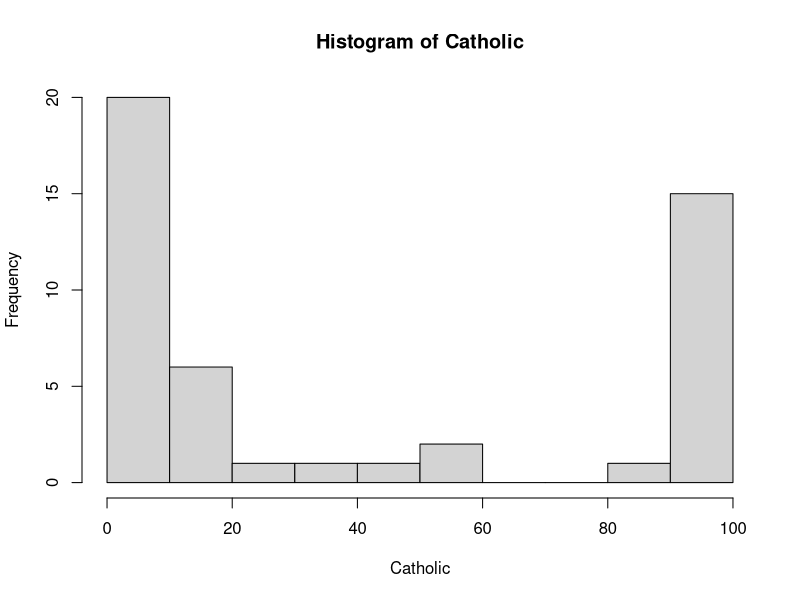
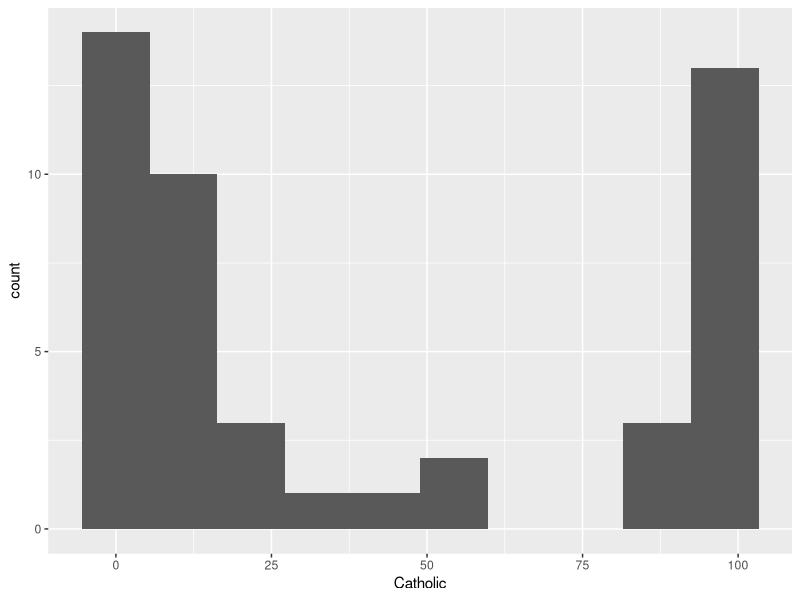
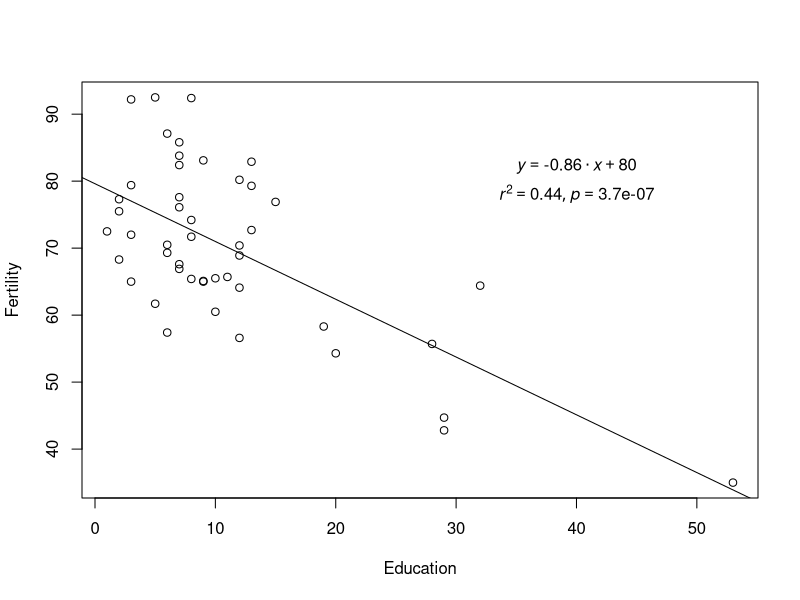
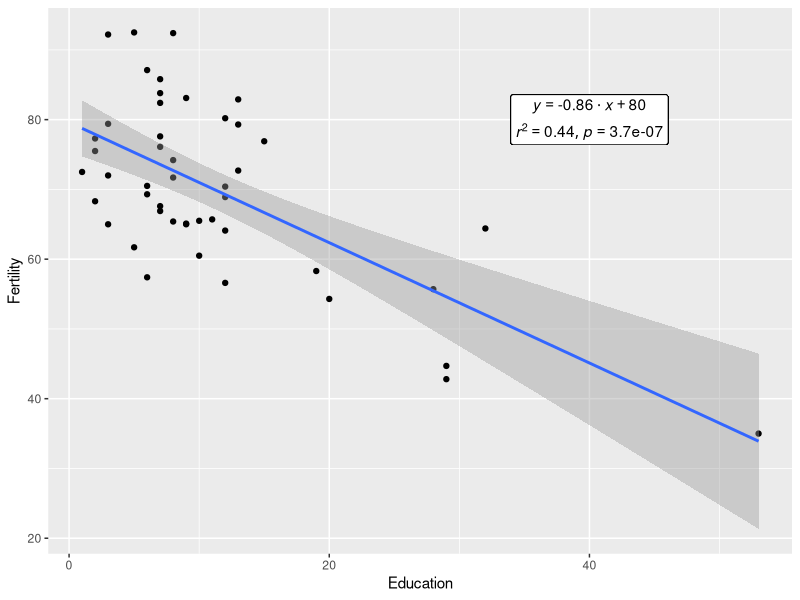
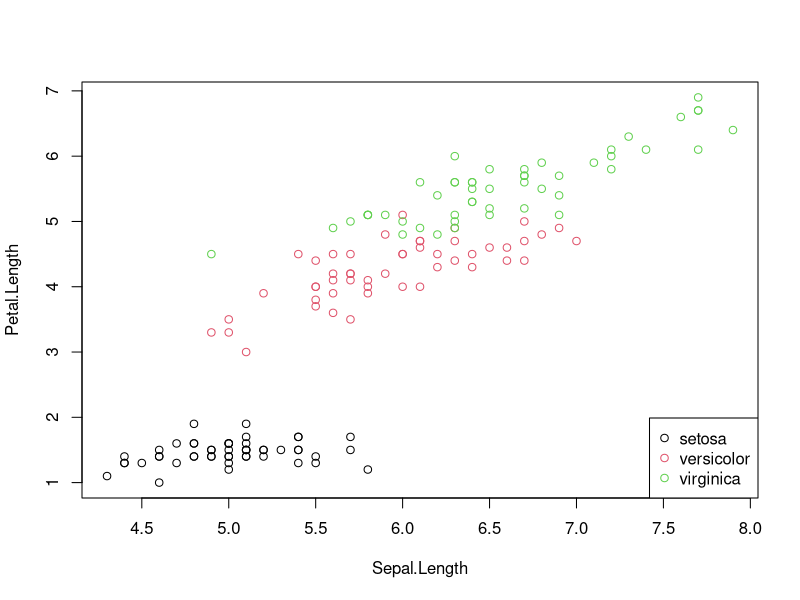
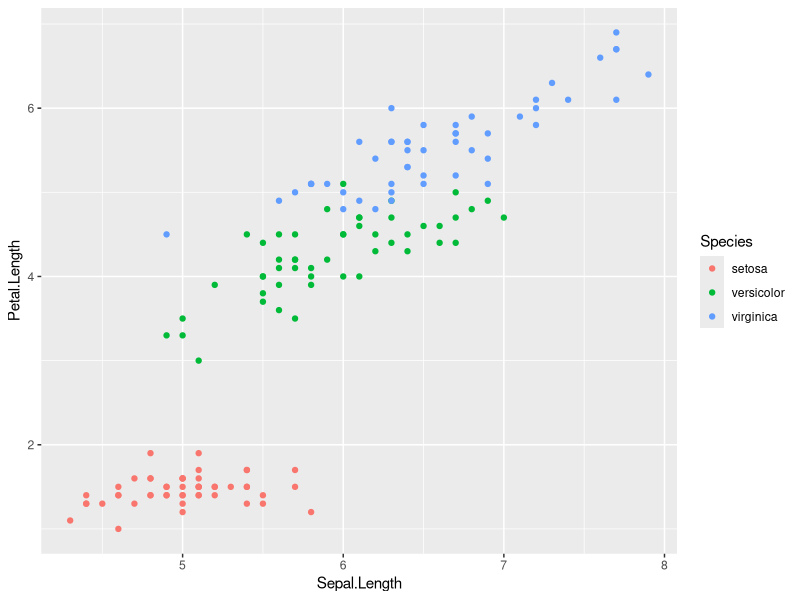
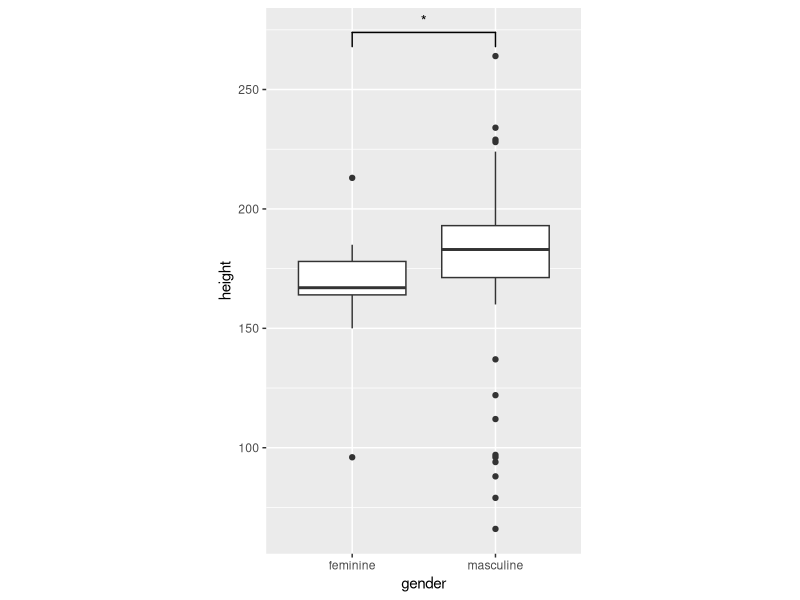
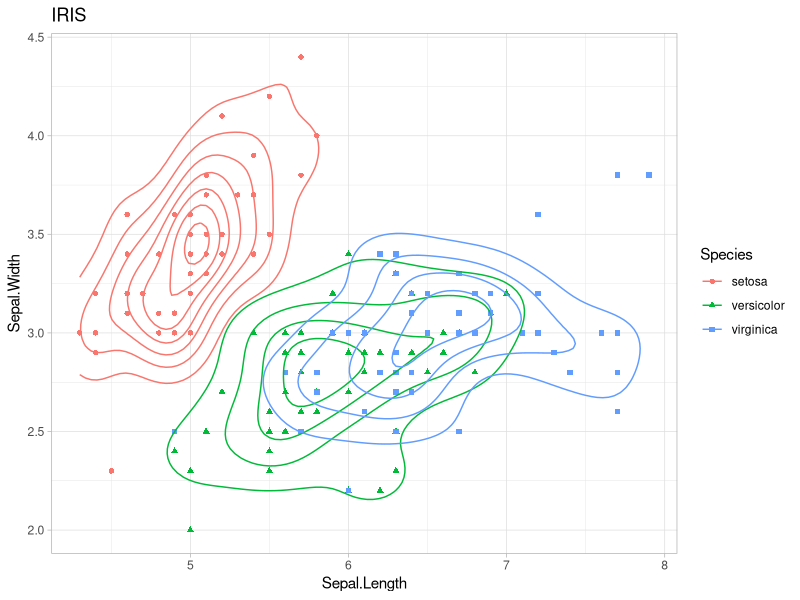

R code for these plots, in order:
## ---- chunk 1
Sys.info()[["user"]]
Sys.getenv("HOME")
## ---- chunk 2
## 代码写这里，并运行；
library(tidyverse)

# 1. 
with(swiss, hist(Catholic, nclass = 10))

ggplot(swiss, aes(x = Catholic)) +
  geom_histogram(bins = 10)

# 2.
attach(swiss)
swiss.linear <- lm(Fertility~Education)
swiss.cor = cor.test(Education, Fertility)
eq_text <- substitute(
  atop(
    italic(y) == a %.% italic(x) + b,
    list(italic(r)^2 == r2, italic(p) == pvalue)
  ),
  list(
    a = format(coef(swiss.linear)[[2]], digits = 2),
    b = format(coef(swiss.linear)[[1]], digits = 2),
    r2 = format(summary(swiss.linear)$r.squared, digits = 2),
    pvalue = format(swiss.cor$p.value, digits = 2)
  )
)
eq_text <- as.expression(eq_text)

plot(Education, Fertility, type = "p")
abline(swiss.linear)
text(x = 40, y = 80, labels = eq_text)
detach(swiss)

eq_text <- as.character(eq_text)
ggplot(swiss, aes(x = Education, y = Fertility)) +
  geom_point() +
  geom_smooth(method = "lm") +
  geom_label(
    data = NULL,
    aes(x = 40, y = 80, label = eq_text),
    parse = TRUE,
    inherit.aes = FALSE
  )
## ---- chunk 3
## 代码写这里，并运行；
# 1. 
attach(iris)
plot(Sepal.Length, Petal.Length, type = "p", col = Species)
legend(
  "bottomright",
  legend = unique(Species), 
  col = unique(Species),
  pch = 1
)
detach(iris)

ggplot(
  iris,
  aes(x = Sepal.Length, y = Petal.Length, color = Species)
) +
  geom_point()
## ---- chunk 4
## 代码写这里，并运行；
library(ggsignif)
p1 <- ggplot(
  starwars %>% filter(!is.na(gender)), 
  aes(x = gender, y = height)
) +
  geom_boxplot(na.rm = TRUE) +
  geom_signif(
    comparisons = list(c("feminine", "masculine")),
    map_signif_level = TRUE,
    na.rm = TRUE
  )
p1 + coord_fixed(ratio = 1 / 60)
## ---- chunk 5
## 代码写这里，并运行；
p2 <- ggplot(
  iris, 
  aes(x = Sepal.Length, y = Sepal.Width,
      color = Species, shape = Species)
) +
  geom_point() +
  geom_density2d() +
  labs(title = "IRIS") +
  theme_light()
p2
## ---- chunk 6
## 代码写这里，并运行；
level4 <- c(4, 6, 8, 468)
mtcars.fct <- mtcars %>%
  mutate(cyl.fct = factor(cyl, levels = level4)) %>%
  bind_rows(
    mutate(mtcars, cyl.fct = factor(468, levels = level4))
  )

p3 <- ggplot(
  mtcars.fct,
  aes(x = wt, y = mpg, color = cyl.fct)
) +
  geom_point() +
  geom_smooth() +
  facet_wrap(. ~ cyl.fct, ncol = 2, scales = "free") +
  theme_bw()
p3
## ---- chunk 7
## 代码写这里，并运行；
mtcars.mod <- mtcars %>%
  rownames_to_column() %>%
  mutate(cyl.fct = factor(cyl, levels = c(4, 6, 8))) %>%
  arrange(cyl.fct, mpg) %>%
  mutate(rowname = factor(rowname, levels = rowname)) %>%
  mutate(id = row_number(), angle = 90 - 360 * (id - 0.5) / n())

p4 <- ggplot(
  mtcars.mod,
  aes(x = rowname, y = mpg, fill = cyl.fct)
) +
  geom_bar(stat = "identity") +
  geom_text(
    aes(x = rowname, y = mpg+2, label = rowname),
    hjust = 0,
    size = 3,
    color = "#ADADAD",
    angle = mtcars.mod$angle
  ) +
  ylim(-10, 45) +
  coord_polar() +
  theme_void()
p4
## ---- chunk 8
## 代码写这里，并运行；
library(cowplot)

ggdraw() +
  draw_plot(p3, x = 0, y = 0, width = 0.5, height = 1) +
  draw_plot(p1, x = 0.5, y = 0.5, width = 0.5, height = 0.5) +
  draw_plot(p2, x = 0.5, y = 0, width = 0.5, height = 0.5) +
  draw_plot_label(
    label = c("A", "B", "C"), 
    size = 9, 
    x = c(0, 0.5, 0.5), 
    y = c(1, 1, 0.5)
  )
## ---- chunk 9
## 代码写这里，并运行；
library(gridExtra)
library(ggpubr)

grid.arrange(
  p1,
  arrangeGrob(p2, p4, ncol = 2),
  nrow = 2
) %>%
  as_ggplot() +
  draw_plot_label(
    label = c("A", "B", "C"),
    x = c(0, 0, 0.5),
    y = c(1, 0.5, 0.5)
  )
## ---- chunk 10
## 代码写这里，并运行；
library(patchwork)

(p1 / (p3 | p4) / p2) +
  plot_annotation(tag_levels = "A")
## ---- chunk 11
## 代码写这里，并运行；
lattice::splom(mtcars[c(1,3,4,5,6)])
